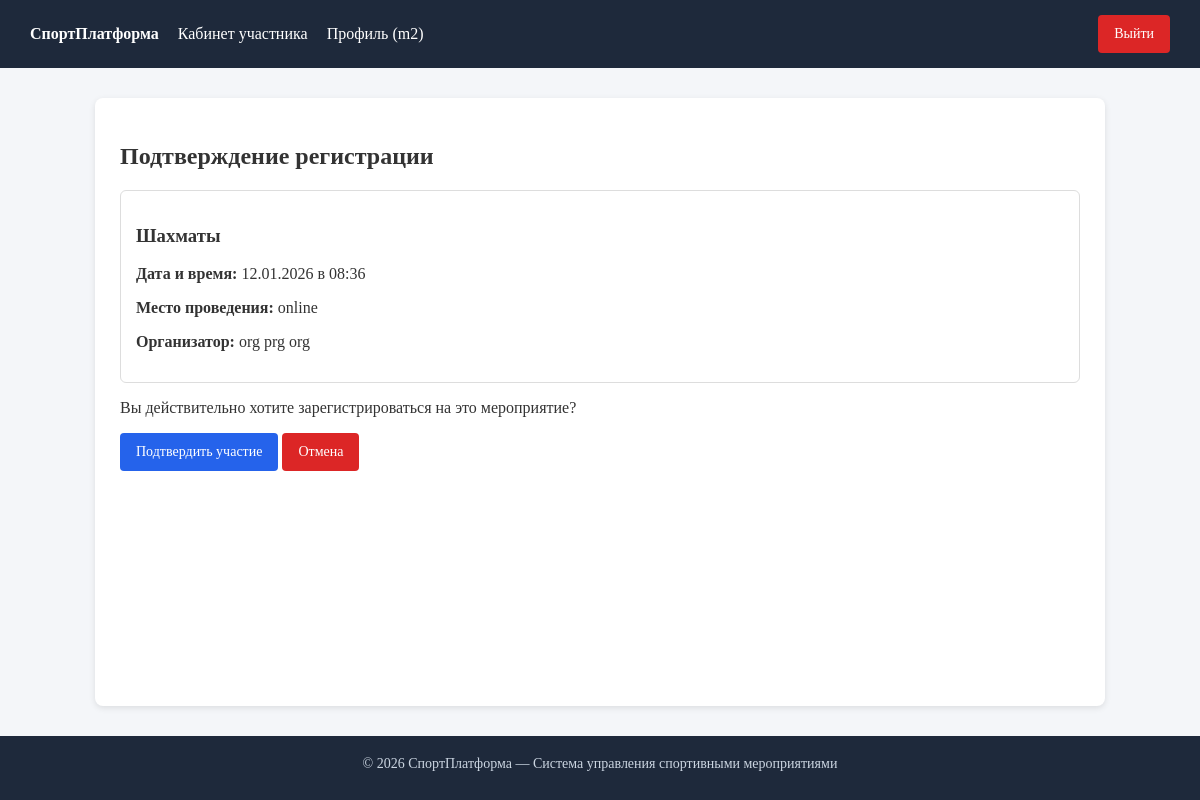
Screenshot of /event/3/register/ (signed in) with the database file from the repository.
### accounts_app/models.py (models this page shows, shortened)
class User(AbstractUser):
    class Role(models.TextChoices):
        ORGANIZER = "organizer", "Организатор"
        PARTICIPANT = "participant", "Участник"
    role = models.CharField(
        max_length=20,
        choices=Role.choices,
        default=Role.PARTICIPANT,
        verbose_name="Роль",
    )
    organizer = models.OneToOneField(
        "events_app.Organizer",
        on_delete=models.PROTECT,  # защищаем созданные мероприятия от удаления при удалении аккаунта
        null=True,
        blank=True,
        related_name="user_account",
        verbose_name="Карточка организатора",
    )
    participant = models.OneToOneField(
        "events_app.Participant",
        on_delete=models.PROTECT,  # защищаем историю участий и результатов от каскадного удаления
        null=True,
        blank=True,
        related_name="user_account",
        verbose_name="Карточка участника",
    )
    is_approved = models.BooleanField(
        default=False,
        verbose_name="Подтвержден администратором",
    )
    class Meta:
        verbose_name = "Пользователь"
        verbose_name_plural = "Пользователи"

### events_app/models.py (models this page shows, shortened)
class Event(models.Model):
    class EventType(models.TextChoices):
        MARATHON = "marathon", "Марафон / Забег"
        TOURNAMENT = "tournament", "Турнир"
        COMPETITION = "competition", "Соревнование"
        OTHER = "other", "Другое"
    organizer = models.ForeignKey(
        Organizer,
        on_delete=models.CASCADE,
        related_name="events",
        verbose_name="Организатор",
    )
    title = models.CharField(max_length=200, verbose_name="Название мероприятия")
    event_type = models.CharField(
        max_length=20,
        choices=EventType.choices,
        default=EventType.COMPETITION,
        verbose_name="Тип мероприятия",
    )
    description = models.TextField(verbose_name="Описание")
    date = models.DateTimeField(verbose_name="Дата и время проведения")
    location = models.CharField(max_length=255, verbose_name="Место проведения")
    class Meta:
        verbose_name = "Мероприятие"
        verbose_name_plural = "Мероприятия"
        ordering = ["date"]

class Organizer(models.Model):
    full_name = models.CharField(max_length=200, verbose_name="ФИО / Название организации")
    phone = models.CharField(max_length=20, blank=True, verbose_name="Контактный телефон")
    class Meta:
        verbose_name = "Организатор"
        verbose_name_plural = "Организаторы"

### events_app/views.py (the view)
# urls.py: path("event/<int:event_id>/register/", views.register_for_event, name="register_for_event"),
@login_required
def register_for_event(request, event_id):
    if request.user.role != User.Role.PARTICIPANT:
        messages.error(request, "Регистрироваться на мероприятия могут только участники")
        return redirect("event_detail", event_id=event_id)
    event = get_object_or_404(Event, id=event_id)
    if request.method == "POST":
        form = EventRegistrationForm(request.POST)
        if form.is_valid():
            registration, created = Registration.objects.get_or_create(
                participant=request.user.participant,
                event=event,
                defaults={"status": Registration.Status.CONFIRMED},
            )
            if not created and registration.status == Registration.Status.CANCELLED:
                registration.status = Registration.Status.CONFIRMED
                registration.save()
            if request.user.email:
                send_mail(
                    subject=f"Подтверждение регистрации: {event.title}",
                    message=(
                        f"Здравствуйте, {request.user.participant.full_name}!\n"
                        f"Вы успешно зарегистрированы на мероприятие «{event.title}».\n"
                        f"Дата: {event.date.strftime('%d.%m.%Y %H:%M')}, Место: {event.location}."
                    ),
                    from_email=settings.DEFAULT_FROM_EMAIL,
                    recipient_list=[request.user.email],
                    fail_silently=True,
                )
            return redirect("participant_cabinet")
    else:
        form = EventRegistrationForm()
    return render(
        request,
        "events_app/register_event.html",
        {"form": form, "event": event},
    )

### events_app/templates/events_app/register_event.html (shortened to what this page needs)
{% extends "base.html" %}
{% block content %}
<h2>Подтверждение регистрации</h2>
<div class="card">
    <h3>{{ event.title }}</h3>
    <p><strong>Дата и время:</strong> {{ event.date|date:"d.m.Y в H:i" }}</p>
    <p><strong>Место проведения:</strong> {{ event.location }}</p>
    <p><strong>Организатор:</strong> {{ event.organizer.full_name }}</p>
</div>
<p>Вы действительно хотите зарегистрироваться на это мероприятие?</p>
<form method="post">
    <button type="submit" class="btn">Подтвердить участие</button>
    <a href="{% url 'event_detail' event.id %}" class="btn btn-danger">Отмена</a>
</form>
{% endblock %}

### templates/base.html (shortened to what this page needs)
{% load static %}
<!DOCTYPE html>
<html lang="ru">
<head>
    <link rel="stylesheet" href="{% static 'css/style.css' %}">
</head>
<body>
<header>
    <div>
        <a href="{% url 'home' %}"><strong>СпортПлатформа</strong></a>
        {% if user.is_authenticated %}
            {% if user.role == 'participant' %}
                <a href="{% url 'participant_cabinet' %}">Кабинет участника</a>
            {% elif user.role == 'organizer' %}
                <a href="{% url 'organizer_cabinet' %}">Кабинет организатора</a>
            {% endif %}
            <a href="{% url 'profile' %}">Профиль ({{ user.username }})</a>
        {% endif %}
    </div>
    <div>
        {% if user.is_authenticated %}
            <form action="{% url 'logout' %}" method="post" style="display:inline;">
                <button type="submit" class="btn btn-danger">Выйти</button>
            </form>
        {% else %}
            <a href="{% url 'login' %}">Вход</a>
            <a href="{% url 'register_participant' %}">Регистрация участника</a>
            <a href="{% url 'register_organizer' %}">Регистрация организатора</a>
        {% endif %}
    </div>
</header>
<div class="container">
    {% block content %}{% endblock %}
</div>
<footer>
        <p style="margin: 0 0 8px;">&copy; 2026 СпортПлатформа — Система управления спортивными мероприятиями</p>
</footer>
</body>
</html>

### static/css/style.css (style rules this page uses)
body { min-height: 100vh; display: flex; flex-direction: column; margin: 0; padding: 0; background: #f4f6f9; color: #333; }
header { background: #1e293b; color: #fff; padding: 15px 30px; display: flex; justify-content: space-between; align-items: center; }
header a { color: #fff; text-decoration: none; margin-right: 15px; }
.container { flex: 1 0 auto; width: min(960px, calc(100% - 50px)); margin: 30px auto; background: #fff; padding: 25px; border-radius: 8px; box-shadow: 0 2px 6px rgba(0,0,0,0.1); }
.card { border: 1px solid #ddd; padding: 15px; margin-bottom: 15px; border-radius: 6px; }
.btn { display: inline-flex; align-items: center; justify-content: center; box-sizing: border-box; height: 38px; padding: 0 16px; font-family: inherit; font-size: 14px; font-weight: 500; line-height: 1; background: #2563eb; color: #fff; text-decoration: none; border-radius: 4px; border: none; cursor: pointer; }
.btn-danger { background: #dc2626; }
footer { background: #1e293b; color: #cbd5e1; padding: 20px 30px; text-align: center; font-size: 14px; margin-top: auto; }

### rows the page displays
User: username "m2"
Event: title "Шахматы", date "12.01.2026 в 08:36", location "online", organizer.full_name "org prg org"
